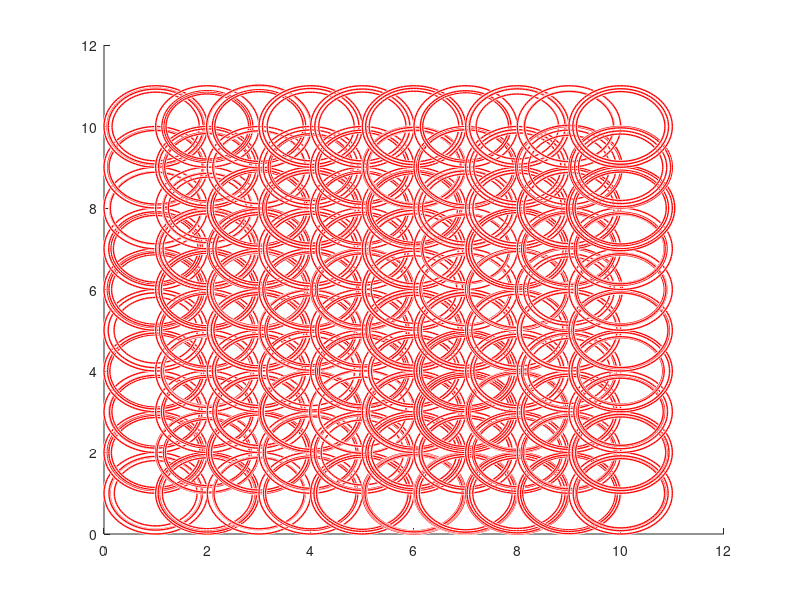

This figure's MATLAB source:
function assignment_01_toolbox_v2

% Recreation of (Des)Orderes
%{
for row = 1:10
    for col = 1:10

        createRectangle(row-1, row-1, row, row, ...
                        col, col-1, col-1, col, 1, 'k', false, false, 0);
        hold on;

        for randCount = 1:10

            randNum = random('Normal', 0.1, 0.09);
            createRectangle((row-1)+randNum, (row-1)+randNum, row-randNum, row-randNum, ...
                             col-randNum, (col-1)+randNum, (col-1)+randNum, col-randNum, 1, 'k', false, false, 0);
            hold on;

        end
    end
end
%}

% Variation of (Des)Orderes
%{%}
for row = 1:10
    for col = 1:10

        createCircle(row, col, 1, 1, 'r', false);
        hold on;

        for randCount = 1:3

            randNum = random('Normal', 0.1, 0.05);

            createCircle(row, col, 1-randNum, 1, 'r', false);
            hold on;

        end
    end
end


fig = gcf;
%print(fig,'assignment_01_toolbox_replication_v2.svg','-dsvg');

end

% ~ CIRCLE ~ 
%{
    - x_value: center of x
    - y_value: center of y
    - radius: size of circle
    - stroke_width: size of stroke (does not matter if shape is filled)
    - stroke_color: color of stroke / fill
    - isFilled: determines if shape is filled or outlined
%}
function createCircle(x, y, radius, stroke_width, stroke_color, isFilled)

    if (isFilled)

        stroke_width = 1;
        new_radius = radius;

        while (new_radius >= 0)

            viscircles([x y], new_radius, 'LineWidth', stroke_width, 'Color', stroke_color);
            new_radius = new_radius - 0.03;                                                                                                                                                                                                                                                                                                                                                                                                                                                                                                                                                                                                                                                                                                                                                                                                                                                                                                                                                                                                                                                                                                                                                                                                                                                                                                                                                                                                                                                                                                                                                                                                                                                                                                                                                                                                                                                                                                                                                                                                                                                                                                                                                                                                                                                                                                                                                                                                                                                                                                                                                                                                                                                                                                                                                                                                                                                                                                                                                                                                                                                                                                                                                                                                                                                                                                                                                                                                                              

        end

    else

        viscircles([x y],radius,'LineWidth', stroke_width, 'Color',stroke_color);

    end

end

% ~ Ellipse ~ 
%{
    - xl: left x coordinate
    - yl: left y coordiante
    - xr: right x coordinate
    - yr: right y coordinate
    - howStretched: Determines how thin ellipse is (value between 0.01 and
        0.99) (the bigger the number, the more stretched it will be)
    - howSmooth: Determines how smooth ellipse is (the bigger the number,
        the smoother it will be)
    - stroke_width: size of stroke (does not matter if shape is filled)
    - stroke_color: color of stroke / fill
    - isFilled: determines if shape is filled or outlined

%}
function createEllipse(xl, yl, xr, yr, howStretched, howSmooth, stroke_width, stroke_color, isFilled)

% Ellipse math: https://www.mathworks.com/matlabcentral/answers/86615-how-to-plot-an-ellipse

    if (isFilled)

        stroke_width = 1;

        center_width = (xl + xr) / 2;
        center_height = (yl + yr) / 2;

        new_xl = xl;
        new_yl = yl;
        new_xr = xr;
        new_yr = yr;

        while (new_xr >= center_width || new_yr >= center_height)

            a = (1/2) * sqrt((new_xr - new_xl) ^ 2 + (new_yr - new_yl) ^ 2);
            b = a * sqrt(1-howStretched^2);
            t = linspace(0, 2 * pi, howSmooth); % Absolute angle parameter
            X = a * cos(t);
            Y = b * sin(t);

            % Compute angles relative to (x1, y1).
            angles = atan2(new_yr - new_yl, new_xr - new_xl);
            x = (new_xl + new_xr) / 2 + X * cos(angles) - Y * sin(angles);
            y = (new_yl + new_yr) / 2 + X * sin(angles) + Y * cos(angles);
        
            plot(x,y,'LineWidth', stroke_width, 'Color', stroke_color);

            hold on

            new_xl = new_xl - 0.1;
            new_yl = new_yl - 0.1;
            new_xr = new_xr - 0.1;
            new_yr = new_yr - 0.1;

        end

    else

        a = (1/2) * sqrt((xr - xl) ^ 2 + (yr - yl) ^ 2);
        b = a * sqrt(1-howStretched^2);
        t = linspace(0, 2 * pi, howSmooth); % Absolute angle parameter
        X = a * cos(t);
        Y = b * sin(t);
        % Compute angles relative to (x1, y1).
        angles = atan2(yr - yl, xr - xl);
        x = (xl + xr) / 2 + X * cos(angles) - Y * sin(angles);
        y = (yl + yr) / 2 + X * sin(angles) + Y * cos(angles);
    
        plot(x,y,'LineWidth', stroke_width, 'Color', stroke_color);

    end

end

% ~ RECTANGLE ~ 
%{
    - x_tl: top left x coordinate
    - x_bl: bottom left x coordinate
    - x_br: bottom right x coordinate
    - x_tr: top right x coordinate
    - y_tl: top left y coordinate
    - y_bl: bottom left y coordinate
    - y_br: bottom right y coordinate
    - y_tr: top right y coordinate
    - stroke_width: size of stroke (does not matter if shape is filled)
    - stroke_color: color of stroke / fill
    - isFilled: determines if shape is filled or outlined
    - isRotated: determines if shape is rotated
    - rot_angle: angle of rotation (number does not matter if rotation is
        false)
%}
function createRectangle(x_tl, x_bl, x_br, x_tr, y_tl, y_bl, y_br, y_tr, stroke_width, stroke_color, isFilled, isRotated, rot_angle)
    
    if (isFilled)

        stroke_width = 1;

        center_width = (x_bl + x_br) / 2;
        center_height = (y_bl + y_tl) / 2;

        % centroid

        new_x_bl = x_bl;
        new_y_bl = y_bl;
        new_x_tr = x_tr;
        new_y_tr = y_tr;
        new_x_br = x_br;
        new_y_br = y_br;
        new_x_tl = x_tl;
        new_y_tl = y_tl;

        while (new_x_tr >= center_width || new_y_tr >= center_height)

            if (isRotated)

                plot(rotate(polyshape([new_x_tl new_x_bl new_x_br new_x_tr], ...
                                      [new_y_tl new_y_bl new_y_br new_y_tr]), ...
                                      rot_angle), 'LineWidth', stroke_width, 'EdgeColor', stroke_color, 'FaceColor', 'none');

            else

                plot(polyshape([new_x_tl new_x_bl new_x_br new_x_tr], ...
                               [new_y_tl new_y_bl new_y_br new_y_tr]), ...
                               'LineWidth', stroke_width, 'EdgeColor', stroke_color, 'FaceColor', 'none');
            
            end

            hold on

            new_x_bl = new_x_bl + 0.01;
            new_y_bl = new_y_bl + 0.01;
            new_x_tr = new_x_tr - 0.01;
            new_y_tr = new_y_tr - 0.01;
            new_x_br = new_x_br - 0.01;
            new_y_br = new_y_br + 0.01;
            new_x_tl = new_x_tl + 0.01;
            new_y_tl = new_y_tl - 0.01;                                                                                                                                                                                                                                                                                                                                                                                                                                                                                                                                                                                                                                                                                                                                                                                                                                                                                                                                                                                                                                                                                                                                                                                                                                                                                                                                                                                                                                                                                                                                                                                                                                                                                                                                                                                                                                                                                                                                                                                                                                                                                                                                                                                                                                                                                                                                                                                                                                                                                                                                                                                                                                                                                                                                                                                                                                                                                                                                                                                                                                                                                                                                                                                                                                                                                                                                                                                                                               

        end
    else
            if (isRotated)

                plot(rotate(polyshape([x_tl x_bl x_br x_tr], ...
                                      [y_tl y_bl y_br y_tr]), rot_angle),'LineWidth', stroke_width, 'EdgeColor', stroke_color, 'FaceColor', 'none');

            else

                plot(polyshape([x_tl x_bl x_br x_tr], ...
                               [y_tl y_bl y_br y_tr]), ...
                               'LineWidth', stroke_width, 'EdgeColor', stroke_color, 'FaceColor', 'none');
            
            end
    end

end

% ~ POLYGON ~
%{
    - poly_shape: Matrix coordinates to make polygon (use polyshape:
        https://www.mathworks.com/help/matlab/ref/polyshape.html)
    - stroke_width: size of stroke (does not matter if shape is filled)
    - stroke_color: color of stroke / fill
    - isFilled: determines if shape is filled or outlined
%}
function createPolygon(poly_shape, stroke_width, stroke_color, isFilled)

%{
    if (isFilled)

        stroke_width = 1;

        while (new_radius >= 0)

            plot(poly_shape, 'LineWidth', stroke_width, 'EdgeColor', stroke_color); 

        end

    else

        plot(poly_shape, 'LineWidth', stroke_width, 'EdgeColor', stroke_color);

    end
%}    
    plot(poly_shape, 'LineWidth', stroke_width, 'EdgeColor', stroke_color);

end

% ~ STRAIGHT LINE ~ 
%{
    - x: x coordinate (start and end)
    - y: y coordinate (start and end)
    - stroke_width: size of stroke
    - stroke_color: color of stroke
%}
function createStraightLine(x, y, stroke_width, stroke_color)
    
    line(x, y, 'LineWidth', stroke_width, 'Color', stroke_color);

end

% ~ POLY LINE ~ 
%{
    - positionArray: takes array of x and y coordinates
    - stroke_width: size of stroke
    - stroke_color: color of stroke
%}
function createPolyLine(positionArray, stroke_width, stroke_color)

    drawpolyline("Position", positionArray, "LineWidth", stroke_width, "Color", stroke_color);

end

% ~ Path LINE ~ 
%{
    - x: x coordinates (can be an equation)
    - y: y coordinates (can be an equation)
    - stroke_width: size of stroke
    - stroke_color: color of stroke
%}
function createPathLine(x, y, stroke_width, stroke_color)

    plot(x, y, 'LineWidth', stroke_width, 'Color', stroke_color);

end
